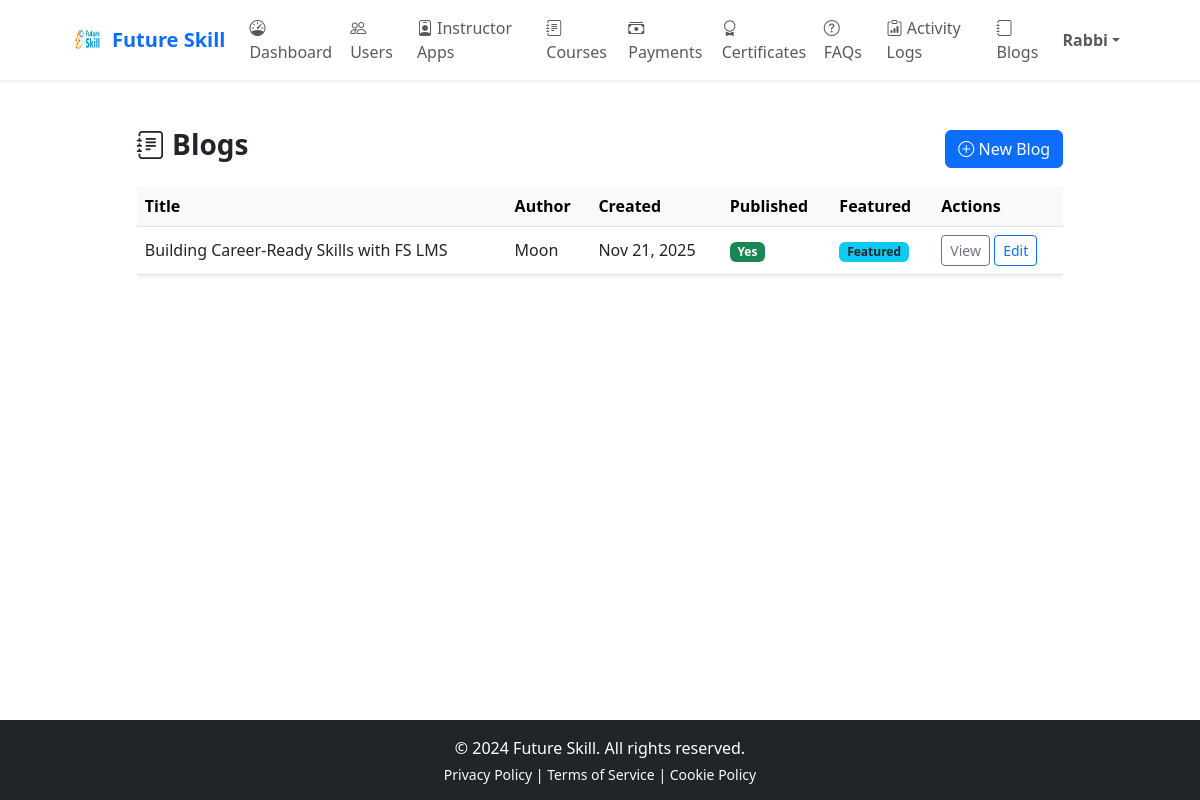
The page /admin-panel/blogs/ (signed in) on the database its author committed.
### apps/accounts/models.py (models this page shows, shortened)
class User(AbstractUser):
    STUDENT = "student"
    INSTRUCTOR = "instructor"
    ADMIN = "admin"
    LEARNER = "learner"
    ROLE_CHOICES = (
        (STUDENT, "Student"),
        (INSTRUCTOR, "Instructor"),
        (ADMIN, "Admin"),
    )
    role = models.CharField(
        max_length=20,
        choices=ROLE_CHOICES,
        default=STUDENT,
    )
    avatar = models.ImageField(upload_to="avatars/", null=True, blank=True)
    is_approved = models.BooleanField(default=False)
    def __str__(self):
        return self.username

### apps/blog/models.py (models this page shows, shortened)
class Post(models.Model):
    title = models.CharField(max_length=255)
    slug = models.SlugField(unique=True, blank=True)
    excerpt = models.TextField(blank=True)
    content = models.TextField()
    cover_image = models.ImageField(upload_to="blog/covers/", blank=True, null=True)
    author = models.ForeignKey(settings.AUTH_USER_MODEL, on_delete=models.SET_NULL, null=True)
    created_at = models.DateTimeField(auto_now_add=True)
    updated_at = models.DateTimeField(auto_now=True)
    published = models.BooleanField(default=True)
    is_featured = models.BooleanField(default=False)
    category = models.CharField(max_length=100, blank=True)
    tags = models.CharField(max_length=255, blank=True, help_text="Comma-separated tags")

### apps/admin_tools/views.py (the view)
# urls.py: path("blogs/", views.blog_admin_list, name="blog_admin_list"),
@admin_required
def blog_admin_list(request):
    qs = Post.objects.select_related("author").order_by("-created_at")
    paginator = Paginator(qs, 20)
    page_number = request.GET.get("page")
    page_obj = paginator.get_page(page_number)
    return render(
        request,
        "admin_tools/blog_admin_list.html",
        {"posts": page_obj, "page_obj": page_obj},
    )

### apps/admin_tools/views.py (called while the page is built)
def is_admin(user):
    return user.is_authenticated and user.role == "admin"

### apps/core/context_processors.py (called while the page is built, shortened)
def user_role_context(request):
    user = getattr(request, "user", None)
    role = getattr(user, "role", None)
    is_student = role in ("student", "learner")
    is_instructor = role == "instructor"
    is_admin = role == "admin" or getattr(user, "is_staff", False)
    return {
        "user_role": role,
        "is_student_user": is_student,
        "is_instructor_user": is_instructor,
        "is_admin_user": is_admin,
    }

### templates/admin_tools/blog_admin_list.html (shortened to what this page needs)
{% extends "base.html" %}
{% load static %}
{% block content %}
<div class="container mt-4 mb-4">
  <div class="d-flex justify-content-between align-items-center mb-3">
    <h3 class="fw-bold"><i class="bi bi-journal-text"></i> Blogs</h3>
    <a href="{% url 'blog:create' %}" class="btn btn-primary"><i class="bi bi-plus-circle"></i> New Blog</a>
  </div>
  {% if posts %}
  <div class="table-responsive">
    <table class="table table-hover align-middle shadow-sm">
      <thead class="table-light">
        <tr>
          <th>Title</th>
          <th>Author</th>
          <th>Created</th>
          <th>Published</th>
          <th>Featured</th>
          <th>Actions</th>
        </tr>
      </thead>
      <tbody>
        {% for post in posts %}
        <tr>
          <td>{{ post.title }}</td>
          <td>{{ post.author|default:"—" }}</td>
          <td>{{ post.created_at|date:"M d, Y" }}</td>
          <td>{% if post.published %}<span class="badge bg-success">Yes</span>{% else %}<span class="badge bg-secondary">No</span>{% endif %}</td>
          <td>{% if post.is_featured %}<span class="badge bg-info text-dark">Featured</span>{% else %}<span class="badge bg-light text-dark border">No</span>{% endif %}</td>
          <td>
            <a href="{% url 'blog:detail' post.slug %}" class="btn btn-sm btn-outline-secondary">View</a>
            <a href="{% url 'blog:edit' post.slug %}" class="btn btn-sm btn-outline-primary">Edit</a>
          </td>
        </tr>
        {% endfor %}
      </tbody>
    </table>
  </div>
  {% else %}
    <div class="alert alert-info">No posts found.</div>
  {% endif %}
</div>
{% endblock %}

### templates/partials/header_admin.html (shortened to what this page needs)
{% load static %}
<nav class="navbar navbar-expand-lg navbar-light bg-white shadow-sm sticky-top">
  <div class="container">
    <a class="navbar-brand d-flex align-items-center fw-bold" href="{% url 'admin_tools:dashboard' %}">
      <img src="{% static 'images/logo.png' %}" width="32" height="32" class="me-2" alt="Future Skill">
      <span class="text-primary">Future Skill</span>
    </a>
    <div class="collapse navbar-collapse" id="adminTopNav">
      <ul class="navbar-nav me-auto">
        <li class="nav-item"><a class="nav-link" href="{% url 'admin_tools:dashboard' %}"><i class="bi bi-speedometer"></i> Dashboard</a></li>
        <li class="nav-item"><a class="nav-link" href="{% url 'admin_tools:user_management_list' %}"><i class="bi bi-people"></i> Users</a></li>
        <li class="nav-item"><a class="nav-link" href="{% url 'admin_tools:instructor_applications' %}"><i class="bi bi-person-badge"></i> Instructor Apps</a></li>
        <li class="nav-item"><a class="nav-link" href="{% url 'admin_tools:admin_course_list' %}"><i class="bi bi-journal-text"></i> Courses</a></li>
        <li class="nav-item"><a class="nav-link" href="{% url 'payments:admin_payments' %}"><i class="bi bi-cash-stack"></i> Payments</a></li>
        <li class="nav-item"><a class="nav-link" href="{% url 'admin_tools:certificate_list' %}"><i class="bi bi-award"></i> Certificates</a></li>
        <li class="nav-item"><a class="nav-link" href="{% url 'admin_tools:faq_manage' %}"><i class="bi bi-question-circle"></i> FAQs</a></li>
        <li class="nav-item"><a class="nav-link" href="{% url 'admin_tools:admin_logs' %}"><i class="bi bi-clipboard-data"></i> Activity Logs</a></li>
        <li class="nav-item"><a class="nav-link" href="{% url 'admin_tools:blog_admin_list' %}"><i class="bi bi-journal"></i> Blogs</a></li>
      </ul>
      <ul class="navbar-nav ms-auto align-items-center">
        <li class="nav-item dropdown">
          <a class="nav-link dropdown-toggle fw-semibold" href="#" data-bs-toggle="dropdown">{{ request.user.get_full_name|default:request.user.username }}</a>
        </li>
      </ul>
    </div>
  </div>
</nav>

### templates/base.html (style rules this page uses)
.container, .container-fluid { max-width: 90% !important; margin-left: auto; margin-right: auto; }

### rows shown on the page
User: user.get_full_name "Rabbi"
Post: title "Building Career-Ready Skills with FS LMS", author "Moon", created_at "Nov 21, 2025", published "Yes", is_featured "Featured"

### other values the page prints
{{ now.year|default:"2024" }} "2024"
